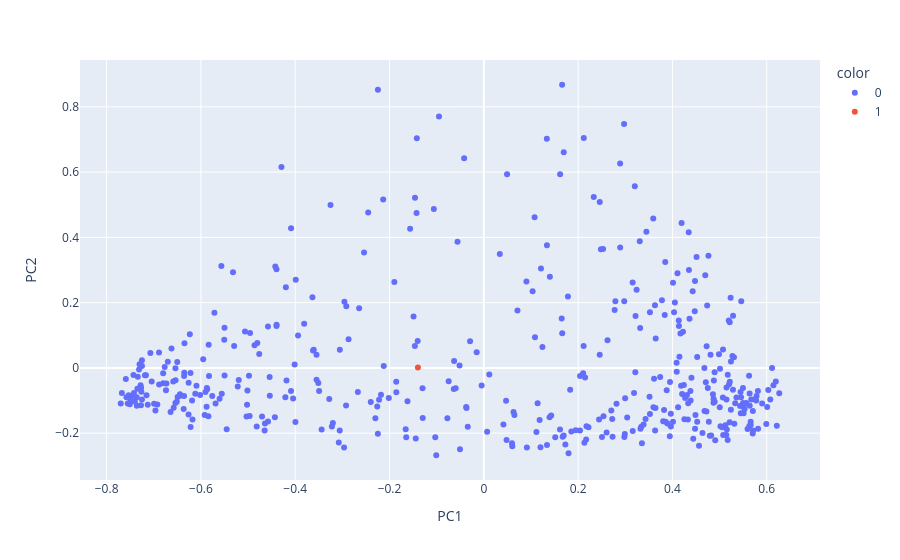

This figure's notebook cell:
### Code cell
# Visualiser les classes
scatter_plot(New_df, cah_partition)

### Figure 1 — Plotly figure (JSON) as saved in the notebook; plotly's stock layout.template omitted (floating-point values rounded to 4 significant figures; data arrays with more than 128 entries replaced by an {"elided": "..."} marker saying what was removed)
{"data": [{"hovertemplate": "color=0<br>PC1=%{x}<br>PC2=%{y}<extra></extra>", "legendgroup": "0", "marker": {"color": "#636efa", "symbol": "circle"}, "mode": "markers", "name": "0", "orientation": "v", "showlegend": true, "type": "scatter", "x": {"elided": "439 float values"}, "xaxis": "x", "y": {"elided": "439 float values"}, "yaxis": "y"}, {"hovertemplate": "color=1<br>PC1=%{x}<br>PC2=%{y}<extra></extra>", "legendgroup": "1", "marker": {"color": "#EF553B", "symbol": "circle"}, "mode": "markers", "name": "1", "orientation": "v", "showlegend": true, "type": "scatter", "x": [-0.1398], "xaxis": "x", "y": [0.0008563], "yaxis": "y"}], "layout": {"legend": {"title": {"text": "color"}, "tracegroupgap": 0}, "margin": {"t": 60}, "xaxis": {"anchor": "y", "domain": [0, 1], "title": {"text": "PC1"}}, "yaxis": {"anchor": "x", "domain": [0, 1], "title": {"text": "PC2"}}}}
